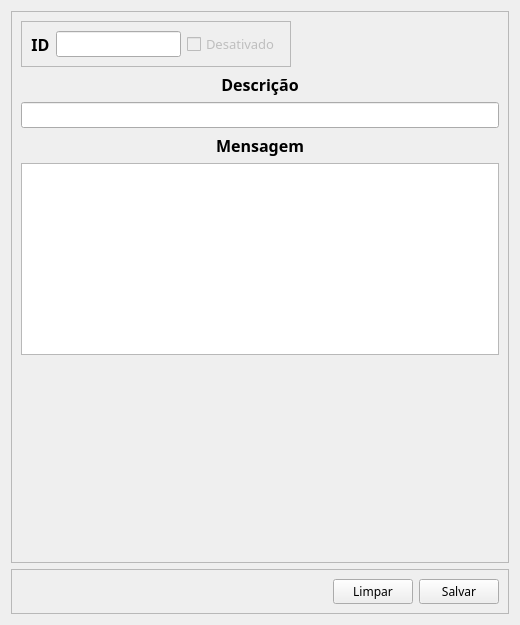
               <widget class="QWidget" name="aba2_cadastroAvisos">
                <attribute name="icon">
                 <iconset resource="assets.qrc">
                  <normaloff>:/assets/icons/add_alt_white.svg</normaloff>:/assets/icons/add_alt_white.svg</iconset>
                </attribute>
                <attribute name="title">
                 <string>Cadastro</string>
                </attribute>
                <layout class="QVBoxLayout" name="verticalLayout_32">
                 <item>
                  <widget class="QFrame" name="frame1_mainCadastroAvisos">
                   <property name="sizePolicy">
                    <sizepolicy hsizetype="Preferred" vsizetype="Expanding">
                     <horstretch>0</horstretch>
                     <verstretch>0</verstretch>
                    </sizepolicy>
                   </property>
                   <property name="frameShape">
                    <enum>QFrame::StyledPanel</enum>
                   </property>
                   <property name="frameShadow">
                    <enum>QFrame::Raised</enum>
                   </property>
                   <layout class="QVBoxLayout" name="verticalLayout_33">
                    <item alignment="Qt::AlignLeft">
                     <widget class="QFrame" name="frame_idAvisos">
                      <property name="frameShape">
                       <enum>QFrame::StyledPanel</enum>
                      </property>
                      <property name="frameShadow">
                       <enum>QFrame::Raised</enum>
                      </property>
                      <layout class="QHBoxLayout" name="horizontalLayout_25">
                       <item>
                        <widget class="QLabel" name="lb_avisosId">
                         <property name="font">
                          <font>
                           <family>Poppins</family>
                           <pointsize>12</pointsize>
                           <bold>true</bold>
                          </font>
                         </property>
                         <property name="text">
                          <string>ID</string>
                         </property>
                         <property name="alignment">
                          <set>Qt::AlignCenter</set>
                         </property>
                        </widget>
                       </item>
                       <item>
                        <widget class="QLineEdit" name="ed_avisosId">
                         <property name="sizePolicy">
                          <sizepolicy hsizetype="Expanding" vsizetype="Fixed">
                           <horstretch>0</horstretch>
                           <verstretch>0</verstretch>
                          </sizepolicy>
                         </property>
                         <property name="maximumSize">
                          <size>
                           <width>356</width>
                           <height>16777215</height>
                          </size>
                         </property>
                         <property name="font">
                          <font>
                           <family>Poppins</family>
                           <pointsize>10</pointsize>
                          </font>
                         </property>
                         <property name="inputMethodHints">
                          <set>Qt::ImhNone</set>
                         </property>
                         <property name="readOnly">
                          <bool>true</bool>
                         </property>
                        </widget>
                       </item>
                       <item>
                        <widget class="QCheckBox" name="cb_avisosDesativado">
                         <property name="enabled">
                          <bool>false</bool>
                         </property>
                         <property name="font">
                          <font>
                           <family>Poppins</family>
                           <pointsize>10</pointsize>
                          </font>
                         </property>
                         <property name="text">
                          <string>Desativado</string>
                         </property>
                         <property name="checkable">
                          <bool>true</bool>
                         </property>
                        </widget>
                       </item>
                      </layout>
                     </widget>
                    </item>
                    <item>
                     <widget class="QLabel" name="lb_avisosDescricao">
                      <property name="font">
                       <font>
                        <family>Poppins</family>
                        <pointsize>12</pointsize>
                        <bold>true</bold>
                       </font>
                      </property>
                      <property name="text">
                       <string>Descrição</string>
                      </property>
                      <property name="alignment">
                       <set>Qt::AlignCenter</set>
                      </property>
                     </widget>
                    </item>
                    <item>
                     <widget class="QLineEdit" name="ed_avisosDescricao">
                      <property name="font">
                       <font>
                        <family>Poppins</family>
                        <pointsize>10</pointsize>
                       </font>
                      </property>
                     </widget>
                    </item>
                    <item>
                     <widget class="QLabel" name="lb_avisosMensagem">
                      <property name="font">
                       <font>
                        <family>Poppins</family>
                        <pointsize>12</pointsize>
                        <bold>true</bold>
                       </font>
                      </property>
                      <property name="text">
                       <string>Mensagem</string>
                      </property>
                      <property name="alignment">
                       <set>Qt::AlignCenter</set>
                      </property>
                     </widget>
                    </item>
                    <item>
                     <widget class="QTextEdit" name="ed_avisosMensagem">
                      <property name="font">
                       <font>
                        <family>Poppins</family>
                        <pointsize>10</pointsize>
                       </font>
                      </property>
                     </widget>
                    </item>
                    <item>
                     <spacer name="verticalSpacer_5">
                      <property name="orientation">
                       <enum>Qt::Vertical</enum>
                      </property>
                      <property name="sizeHint" stdset="0">
                       <size>
                        <width>20</width>
                        <height>198</height>
                       </size>
                      </property>
                     </spacer>
                    </item>
                   </layout>
                  </widget>
                 </item>
                 <item>
                  <widget class="QFrame" name="frame2_btnCadastroAvisos">
                   <property name="frameShape">
                    <enum>QFrame::StyledPanel</enum>
                   </property>
                   <property name="frameShadow">
                    <enum>QFrame::Raised</enum>
                   </property>
                   <layout class="QHBoxLayout" name="horizontalLayout_26">
                    <item>
                     <spacer name="horizontalSpacer_5">
                      <property name="orientation">
                       <enum>Qt::Horizontal</enum>
                      </property>
                      <property name="sizeHint" stdset="0">
                       <size>
                        <width>312</width>
                        <height>20</height>
                       </size>
                      </property>
                     </spacer>
                    </item>
                    <item>
                     <widget class="QPushButton" name="btn_limparCadastroAvisos">
                      <property name="font">
                       <font>
                        <family>Poppins</family>
                       </font>
                      </property>
                      <property name="text">
                       <string>Limpar</string>
                      </property>
                      <property name="icon">
                       <iconset resource="assets.qrc">
                        <normaloff>:/assets/icons/limpar.svg</normaloff>:/assets/icons/limpar.svg</iconset>
                      </property>
                      <property name="iconSize">
                       <size>
                        <width>18</width>
                        <height>18</height>
                       </size>
                      </property>
                     </widget>
                    </item>
                    <item>
                     <widget class="QPushButton" name="btn_salvarCadastroAvisos">
                      <property name="font">
                       <font>
                        <family>Poppins</family>
                       </font>
                      </property>
                      <property name="text">
                       <string>Salvar</string>
                      </property>
                      <property name="icon">
                       <iconset resource="assets.qrc">
                        <normaloff>:/assets/icons/add.svg</normaloff>:/assets/icons/add.svg</iconset>
                      </property>
                      <property name="iconSize">
                       <size>
                        <width>18</width>
                        <height>18</height>
                       </size>
                      </property>
                     </widget>
                    </item>
                   </layout>
                  </widget>
                 </item>
                </layout>
               </widget>
